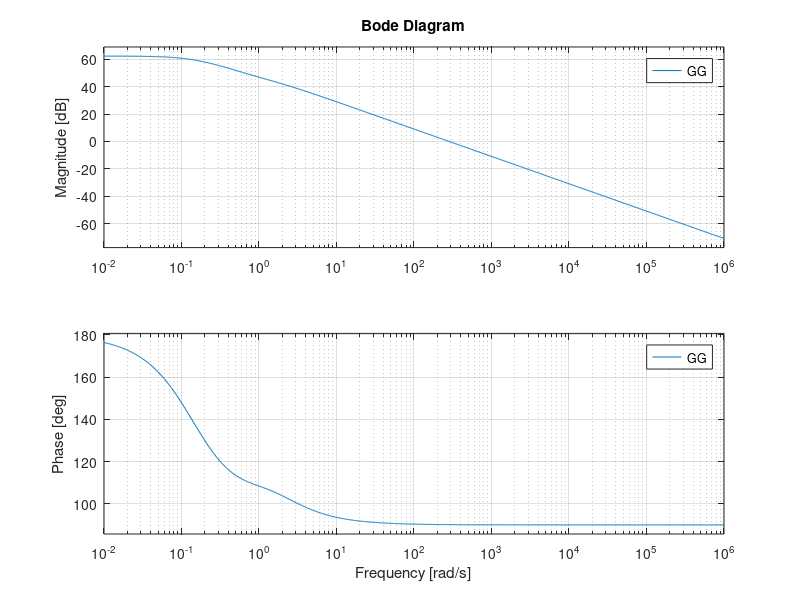
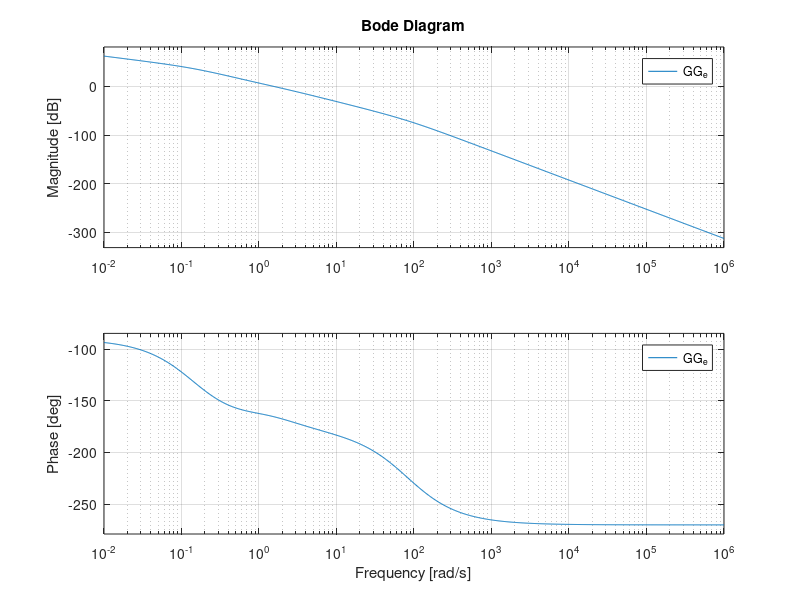
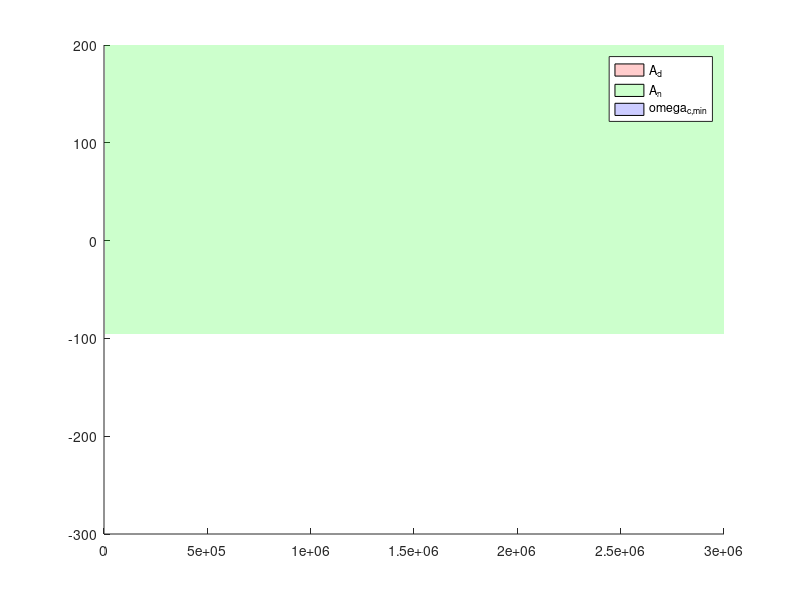

Here is the MATLAB script that generated these plots, in order: (Note: this script raises an error after producing the figures.)
%%%%%%%%%%%%%%%%%%%%%%%%%%%%%%%%%%%%%%%%%%%%%%%%%%%%%%%%%%%%%%%%%%%%%%%%%%
% GRUPPO G PROGETTO CONTROLLI AUTOMATICI T                               %
%                                                                        %
% TRACCIA A3                                                             %
%                                                                        %
% Giacomo Caroli         0000922118                                      %
% Lucia Gasperini        0000921439                                      %
% Lorenzo Galfano        0000934647                                      %
%%%%%%%%%%%%%%%%%%%%%%%%%%%%%%%%%%%%%%%%%%%%%%%%%%%%%%%%%%%%%%%%%%%%%%%%%%

clear all; close all; clc

omega_plot_min = 1e-2;
omega_plot_max = 1e6;


%% Parametri
beta = 0.1;
alfa = 0.2;
rs=1.6;
rr=1.6;
ms=0.75;
mr=0.1;
gamma=0.05;
K=900;
nse=300;
nre=600;
ue=0;


% valori di prova per il secondo punto opzionale
epsilon1=0.5;
epsilon2=0.5;

% errore a regime nullo
e_star = 0;

% attenuazione disturbo sull'uscita
A_d = 35;
omega_d_MAX = 0.15;

% attenuazione disturbo di misura
A_n = 95;
omega_n_min = 3.5*1e3;
omega_n_MAX = 3*1e6;

% Sovraelongazione massima e tempo d'assestamento all'5%
S_100_spec = 0.05;
T_a5_spec = 0.6;

%% Creazione sistema

% funzione di trasferimento
s = tf('s');

A = [rs*(1-(2*nse+nre)/K)-ms*ue-beta-alfa*ue, -((rs*nse)/K)+gamma; -((rr*nre)/K)+beta+alfa*ue, rr*(1-(nse+2*nre)/K)-mr*ue-gamma];
B = [-ms*nse-alfa*nse; -mr*nre+alfa*nse];
C = [1 0];
D = 0;

% matrice identità
I=[1 0; 0 1];

GG = zpk(C*((s*I - A)^-1)*B + D);
display(GG);

%% Diagramma di Bode

figure(1);
bode(GG,{omega_plot_min,omega_plot_max});
grid on, zoom on;



%% Regolatore statico - proporzionale senza poli nell'origine

% consideriamo il regolatore statico negativo per compensare 
% il guadagno negativo e rispettare il criterio di bode
mu = -0.01;
RR_s = mu/s;

display(RR_s);

% aggiunta di un polo ad alte frequenze per rispettare le specifiche
polo = 1 / (1+0.012*s);

% Sistema esteso
GG_e = RR_s*GG*polo;

display(GG_e);
figure(2); %grafico GG_e
bode(GG_e,{omega_plot_min,omega_plot_max});
grid on, zoom on;


%% Diagrammi di Bode di Ge con specifiche

figure(3);
hold on;

% Calcolo specifiche S% => Margine di fase
S_100= 0.05;
xi= sqrt((log(S_100))^2/(pi^2+(log(S_100))^2)); %vale circa 0,69 (smorzamento)
display(xi)
Mf_spec = xi*100; % Mf_spec = 69
display(Mf_spec)


% Specifiche su d
omega_d_min = 0.0001; % lower bound per il plot
Bnd_d_x = [omega_d_min; omega_d_MAX; omega_d_MAX; omega_d_min];
Bnd_d_y = [A_d; A_d; -150; -150];
patch(Bnd_d_x, Bnd_d_y,'r','FaceAlpha',0.2,'EdgeAlpha',0);

% Specifiche su n
Bnd_n_x = [omega_n_min; omega_n_MAX; omega_n_MAX; omega_n_min];
Bnd_n_y = [-A_n; -A_n; 200; 200];
patch(Bnd_n_x, Bnd_n_y,'g','FaceAlpha',0.2,'EdgeAlpha',0);

% Specifiche tempo d'assestamento (minima pulsazione di taglio)
omega_Ta_min = 1e-4; % lower bound per il plot
omega_Ta_MAX = 300/(Mf_spec*T_a5_spec); % omega_c >= 300/(Mf*T^*) (tempo di assestamento del 5%)
display(omega_Ta_MAX)
Bnd_Ta_x = [omega_Ta_min; omega_Ta_MAX; omega_Ta_MAX; omega_Ta_min];
Bnd_Ta_y = [0; 0; -300; -300];
patch(Bnd_Ta_x, Bnd_Ta_y,'b','FaceAlpha',0.2,'EdgeAlpha',0);


% Legenda colori
Legend_mag = ["A_d"; "A_n"; "\omega_{c,min}"; "G(j\omega)"];
legend(Legend_mag);

% Plot Bode con margini di stabilità
margin(GG_e,{omega_plot_min,omega_plot_max});
grid on; zoom on;


% Specifiche sovraelongazione (margine di fase)
omega_c_min = omega_Ta_MAX;
omega_c_MAX = omega_n_min;

phi_spec = Mf_spec - 180;
phi_low = -270; % lower bound per il plot

Bnd_Mf_x = [omega_c_min; omega_c_MAX; omega_c_MAX; omega_c_min];
Bnd_Mf_y = [phi_spec; phi_spec; phi_low; phi_low];
patch(Bnd_Mf_x, Bnd_Mf_y,'g','FaceAlpha',0.2,'EdgeAlpha',0);
hold on;

% Legenda colori
Legend_arg = ["G(j\omega)"; "M_f"];
legend(Legend_arg);

% STOP qui per le specifiche



%% Rete anticipatrice

Mf_star = Mf_spec+1; % Mf_star = 69+1
%omega_c_star = omega_Ta_MAX; %circa 7,25
omega_c_star = 10;
[mar_omega_c_star, arg_omega_c_star, ~] = bode(GG_e, omega_c_star);

display(mar_omega_c_star);

mar_omega_c_star_db = 20*log10(mar_omega_c_star);

M_star = 10^(-mar_omega_c_star_db/20);


display(M_star);
phi_star = Mf_star - 180 - arg_omega_c_star;

%% Formule di inversione (rete anticipatrice)
% pi/180 per convertire da gradi a radianti o cosd/sind per usare i gradi
alpha_tau = (cosd(phi_star) - 1/M_star)/(omega_c_star*sind(phi_star));
tau = (M_star - cosd(phi_star))/(omega_c_star*sind(phi_star));
display(tau);
alpha = alpha_tau / tau ;
display(alpha);


% per avere alpha>0 si deve avere cos(phi_star)>1/M_star
check_flag = cosd(phi_star) - 1/(M_star);
display(cosd(phi_star));
display(1/M_star);
if check_flag < 0
    disp('Errore: alpha negativo');
    return;
end



%% Diagrammi di Bode con specifiche includendo regolatore dinamico

R_d = (1 + tau*s)/((1 + alpha*tau*s)); % rete anticipatrice (scenario di tipo B)

display(R_d);

LL = R_d*GG_e; % funzione di anello (incluso polo extra alte frequenze in GG_e)

figure(4);
%bode(LL,{omega_plot_min,omega_plot_max});
hold on;


% Specifiche su ampiezza
patch(Bnd_d_x, Bnd_d_y,'r','FaceAlpha',0.2,'EdgeAlpha',0);
patch(Bnd_n_x, Bnd_n_y,'g','FaceAlpha',0.2,'EdgeAlpha',0);
patch(Bnd_Ta_x, Bnd_Ta_y,'b','FaceAlpha',0.2,'EdgeAlpha',0);
legend(Legend_mag);

% Plot Bode con margini di stabilità
margin(LL,{omega_plot_min,omega_plot_max});
grid on; zoom on;

% Specifiche su fase
patch(Bnd_Mf_x, Bnd_Mf_y,'g','FaceAlpha',0.2,'EdgeAlpha',0);
hold on;
legend(Legend_arg);

% STOP qui per sistema con controllore dinamico + specifiche




%% Check prestazioni in anello chiuso

% Funzione di sensitività complementare
FF = LL/(1+LL);

% gradino
WW = -25;

% Risposta al gradino
figure(5);

T_simulation = 5;
[y_step,t_step] = step(WW*FF, 5);
plot(t_step,y_step,'b');
grid on, zoom on, hold on;

% vincolo sovraelongazione
patch([0,T_simulation,T_simulation,0],[WW*(1+S_100_spec),WW*(1+S_100_spec),WW-5,WW-5],'r','FaceAlpha',0.3,'EdgeAlpha',0.5);
ylim([WW-5,0]);

% vincolo tempo di assestamento all'5%
LV = (evalfr(WW*FF,0)); % valore limite gradino: W*F(0)

patch([T_a5_spec,T_simulation,T_simulation,T_a5_spec],[WW*(1+0.05),WW*(1+0.05),WW-1,WW-1],'g','FaceAlpha',0.1,'EdgeAlpha',0.5);
patch([T_a5_spec,T_simulation,T_simulation,T_a5_spec],[WW*(1-0.05),WW*(1-0.05),0,0],'g','FaceAlpha',0.1,'EdgeAlpha',0.1);

Legend_step = ["Risposta al gradino"; "Vincolo sovraelongazione"; "Vincolo tempo di assestamento"];
legend(Legend_step);

% Diagramma di bode sistema in anello chiuso
figure(6);
bode(FF)
grid on, zoom on


%% Simulink point 4 - 5 and additional point 2 - 3

open("prova_simulink");
